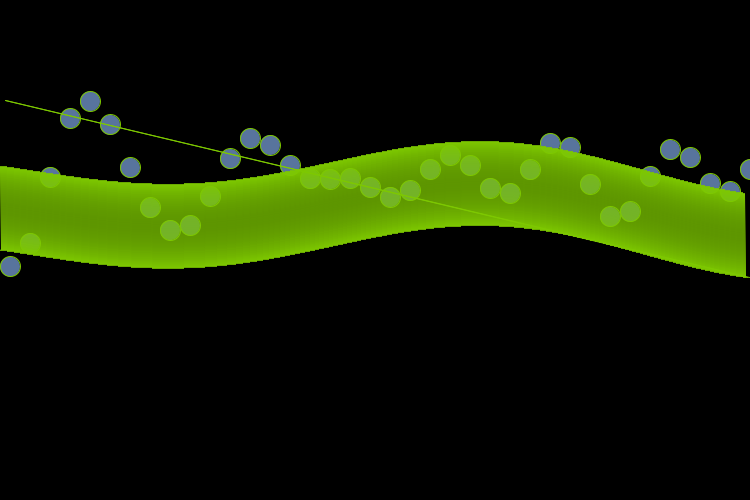
Frame 1 (no input)
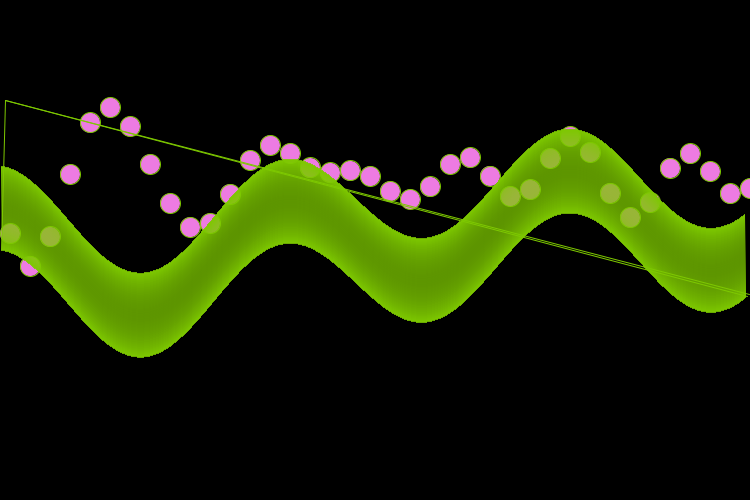
Frame 60 (the mouse pressed at the canvas centre just before this capture)
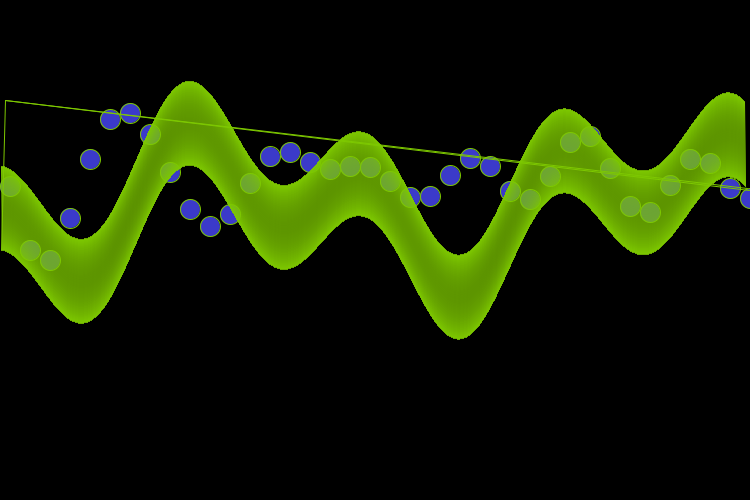
Frame 120 (the mouse held since frame 60 and released just before this capture)

The Processing sketch that drew these frames (run headless with seeded random() and noise(); from frame 60 on, the mouse is pressed at the canvas centre):

// Processing sketch: Lab_3_Waves
// ── Lab_3_Waves.pde
int xspacing = 20;   // How far apart should each horizontal location be spaced
int w;              // Width of entire wave
int maxwaves = 6;   // total # of waves to add together

float theta = 0.5;
float[] amplitude = new float[maxwaves];   // Height of wave
float[] dx = new float[maxwaves];          // Value for incrementing X, to be calculated as a function of period and xspacing
float[] yvalues;                           // Using an array to store height values for the wave (not entirely necessary)

float lx = -999, ly = -999;

void setup() {
  size(750,500);
  smooth();
  w = width + 16;

  for (int i = 0; i < maxwaves; i++) {
    amplitude[i] = random(10,30);
    float period = random(100,300); // How many pixels before the wave repeats
    dx[i] = (TWO_PI / period) * xspacing;
  }

  yvalues = new float[w/xspacing];
}

void draw() {
  background(0);
  calcWave();
  renderWave();
  
  
  for (int i = 0; i < width; i++) {

    float wlen1 = 0.01;
    float w1 = sin(i*wlen1)*50;

    float wlen2 = 0.05;
    float w2 = 1+sin(frameCount*0.0002*i+wlen2)*10;

    float waveadd = (w1*w2)/5;

    if (lx < (width)-5) {
      line(i, height/2+waveadd, lx, ly);
      lx = i;
      ly = height/3+waveadd;
    } else {
      lx = 5;
      ly = height/5;
    }
  }
}


void calcWave() {
  // Increment theta (try different values for 'angular velocity' here
  theta += 0.2;

  // Set all height values to zero
  for (int i = 0; i < yvalues.length; i++) {
    yvalues[i] = 0;
  }
 
  // Accumulate wave height values
  for (int j = 0; j < maxwaves; j++) {
    float x = theta;
    for (int i = 0; i < yvalues.length; i++) {
      // Every other wave is cosine instead of sine
      if (j % 2 == 0)  yvalues[i] += sin(x)*amplitude[j];
      else yvalues[i] += cos(x)*amplitude[j];
      x+=dx[j];
    }
  }
}

void renderWave() {
  // A simple way to draw the wave with an ellipse at each location
  stroke(125,200,0);
  fill(random(255),random(255),random(255));
  ellipseMode(CORNER);
  for (int x = 0; x < yvalues.length; x++) {
    ellipse(x*xspacing,height/3+yvalues[x],20,20);
  }
}
